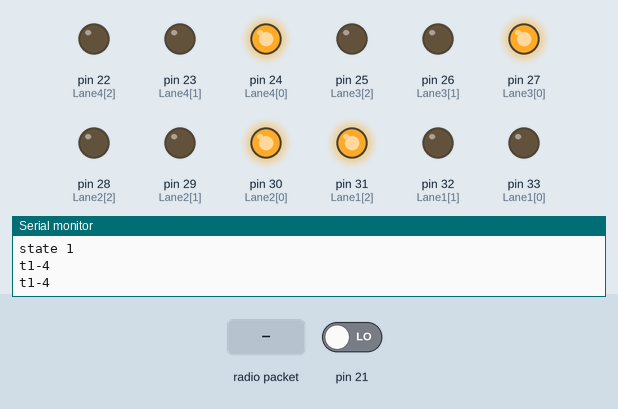
Simulated run of this sketch. Board: Arduino Mega 2560, built with avr-gcc and run on an emulated ATmega2560. Shown: output pins drawn as LEDs (lit = HIGH), the last lines printed to the serial monitor. The test bench sets the inputs (shaded band); at power-on: pin 21 LOW. No radio packets arrive unless stated.

Above: at 1.2 s.
1.3 s: radio packet "0" arrives
4.3 s: pin 21 driven HIGH
At 25.3 s:
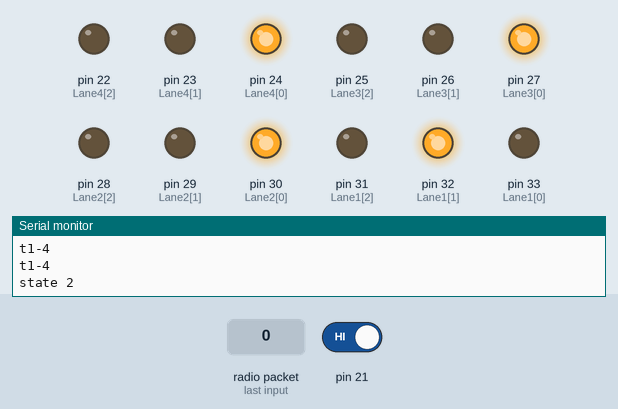
At 31.7 s:
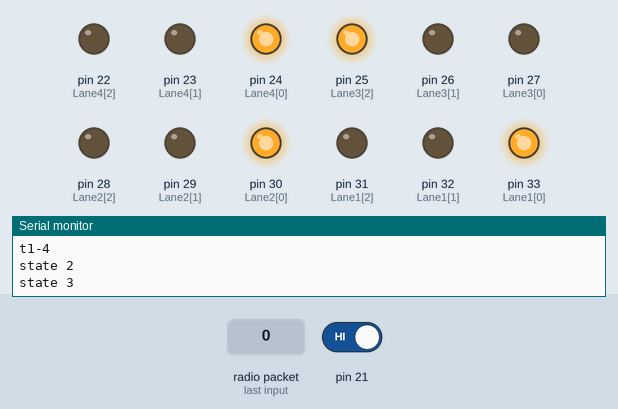
Timing chart, 0 to 35.8 s (numbered marks = the images above; inputs shaded):
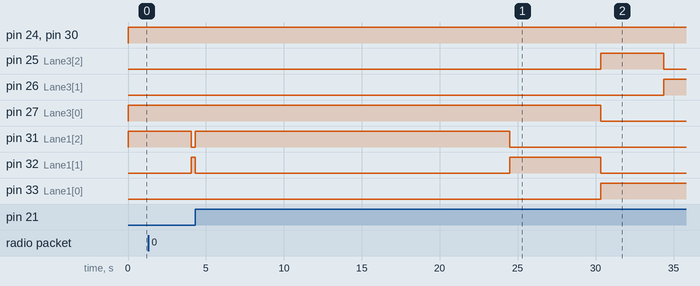

Measured:
- after the input at 4.3 s, pin 22 (Lane4[2]): stays LOW (without the input it goes to HIGH after 9.9 s); pin 23 (Lane4[1]): stays LOW (without the input it goes to HIGH after 13.9 s)

The sketch:

tlcheck.ino
```cpp
#include <SPI.h>
#include <LoRa.h>
#include <MFRC522.h>
#include <math.h>
char temp;


double t=0;
#define SS_PIN 35
#define RST_PIN 36
MFRC522 mfrc522(SS_PIN, RST_PIN);
int Lane1[] = {33,32,31}; // Lane 1 Red, Yellow and Green
int Lane2[] = {30,29,28};// Lane 2 Red, Yellow and Green
int Lane3[] = {27,26,25};// Lane 3 Red, Yellow and Green
int Lane4[] = {24,23,22};// Lane 4 Red, Yellow and Green
int t1=3;
int t2=3;
int t3=3;
int t4=3;
int x1=0,x2=0,x3=0,x4=0,y1=0,y2=0,y3=0,y4=0;

void setup() {
  Serial.begin(9600);
  while (!Serial);

  Serial.println("LoRa Receiver");

  if (!LoRa.begin(433E6)) {
    Serial.println("Starting LoRa failed!");
    while (1);
  }


  for (int i = 0; i < 3; i++)
  {
    pinMode(Lane1[i], OUTPUT);
    pinMode(Lane2[i], OUTPUT);
    pinMode(Lane3[i], OUTPUT);
    pinMode(Lane4[i], OUTPUT);
  }


   for (int i = 0; i < 3; i++)
  {
    digitalWrite(Lane1[i], LOW);
    digitalWrite(Lane2[i], LOW);
    digitalWrite(Lane3[i], LOW);
    digitalWrite(Lane4[i], LOW);
  }


 attachInterrupt(digitalPinToInterrupt(21), blink, CHANGE);
// attachInterrupt(digitalPinToInterrupt(3), ISRR, CHANGE);
 // attachInterrupt(digitalPinToInterrupt(3), blink2, CHANGE);


}
void loop(){
  long long int i;
  int j;
  loraa();
  tim1(x1-y1);


 digitalWrite(Lane1[0], LOW);
   digitalWrite(Lane1[1], LOW);
   digitalWrite(Lane1[2], HIGH);
   digitalWrite(Lane3[0], HIGH);
   digitalWrite(Lane3[1], LOW);
   digitalWrite(Lane3[2], LOW);
   digitalWrite(Lane4[0], HIGH);
   digitalWrite(Lane4[1], LOW);
   digitalWrite(Lane4[2], LOW);
   digitalWrite(Lane2[0], HIGH);
   digitalWrite(Lane2[1], LOW);
   digitalWrite(Lane2[2], LOW);
   Serial.println("state 1");

   for(j=0;j<t1;j++){
    Serial.print("t1-");
    Serial.println(t1);
  for(i=0;i<11428;i++)
  loraa();}
  digitalWrite(Lane1[0], LOW);
   digitalWrite(Lane1[1], HIGH);
   digitalWrite(Lane1[2], LOW);
   digitalWrite(Lane3[0], HIGH);
   digitalWrite(Lane3[1], LOW);
   digitalWrite(Lane3[2], LOW);
   digitalWrite(Lane4[0], HIGH);
   digitalWrite(Lane4[1], LOW);
   digitalWrite(Lane4[2], LOW);
   digitalWrite(Lane2[0], HIGH);
   digitalWrite(Lane2[1], LOW);
   digitalWrite(Lane2[2], LOW);
   Serial.println("state 2");
  for(j=0;j<3;j++){
  for(i=0;i<11428;i++)
  loraa();}

  if((x1-y1)>=5){
    y1=5+y1;
    }
    else{
      y1=x1;
    }
  tim2(x2-y2);
  digitalWrite(Lane1[0], HIGH);
   digitalWrite(Lane1[1], LOW);
   digitalWrite(Lane1[2], LOW);
   digitalWrite(Lane3[0], LOW);
   digitalWrite(Lane3[1], LOW);
   digitalWrite(Lane3[2], HIGH);
   digitalWrite(Lane4[0], HIGH);
   digitalWrite(Lane4[1], LOW);
   digitalWrite(Lane4[2], LOW);
   digitalWrite(Lane2[0], HIGH);
   digitalWrite(Lane2[1], LOW);
   digitalWrite(Lane2[2], LOW);
   Serial.println("state 3");
  for(j=0;j<t2;j++){
  for(i=0;i<11428;i++)
  loraa();}
  digitalWrite(Lane1[0], HIGH);
   digitalWrite(Lane1[1], LOW);
   digitalWrite(Lane1[2], LOW);
   digitalWrite(Lane3[0], LOW);
   digitalWrite(Lane3[1], HIGH);
   digitalWrite(Lane3[2], LOW);
   digitalWrite(Lane4[0], HIGH);
   digitalWrite(Lane4[1], LOW);
   digitalWrite(Lane4[2], LOW);
   digitalWrite(Lane2[0], HIGH);
   digitalWrite(Lane2[1], LOW);
   digitalWrite(Lane2[2], LOW);
   Serial.println("state 4");
  for(j=0;j<3;j++){
  for(i=0;i<11428;i++)
  loraa();}

  if((x2-y2)>=10){
    y2=5+y2;
    }
    else{
      y2=x2;
    }
   tim3(x3-y3);
  digitalWrite(Lane1[0], HIGH);
   digitalWrite(Lane1[1], LOW);
   digitalWrite(Lane1[2], LOW);
   digitalWrite(Lane3[0], HIGH);
   digitalWrite(Lane3[1], LOW);
   digitalWrite(Lane3[2], LOW);
   digitalWrite(Lane4[0], LOW);
   digitalWrite(Lane4[1], LOW);
   digitalWrite(Lane4[2], HIGH);
   digitalWrite(Lane2[0], HIGH);
   digitalWrite(Lane2[1], LOW);
   digitalWrite(Lane2[2], LOW);
   Serial.println("state 5");
  for(j=0;j<t3;j++){
  for(i=0;i<11428;i++)
  loraa();}

  digitalWrite(Lane1[0], HIGH);
   digitalWrite(Lane1[1], LOW);
   digitalWrite(Lane1[2], LOW);
   digitalWrite(Lane3[0], HIGH);
   digitalWrite(Lane3[1], LOW);
   digitalWrite(Lane3[2], LOW);
   digitalWrite(Lane4[0], LOW);
   digitalWrite(Lane4[1], HIGH);
   digitalWrite(Lane4[2], LOW);
   digitalWrite(Lane2[0], HIGH);
   digitalWrite(Lane2[1], LOW);
   digitalWrite(Lane2[2], LOW);
   Serial.println("state 6");
  for(j=0;j<3;j++){
  for(i=0;i<11428;i++)
  loraa();}

  if((x3-y3)>=5){
    y3=5+y3;
    }
    else{
      y3=x3;
    }
    tim4(x4-y4);
  digitalWrite(Lane1[0], HIGH);
   digitalWrite(Lane1[1], LOW);
   digitalWrite(Lane1[2], LOW);
   digitalWrite(Lane3[0], HIGH);
   digitalWrite(Lane3[1], LOW);
   digitalWrite(Lane3[2], LOW);
   digitalWrite(Lane4[0], HIGH);
   digitalWrite(Lane4[1], LOW);
   digitalWrite(Lane4[2], LOW);
   digitalWrite(Lane2[0], LOW);
   digitalWrite(Lane2[1], LOW);
   digitalWrite(Lane2[2], HIGH);
   Serial.println("state 7");
   for(j=0;j<t4;j++){
  for(i=0;i<11428;i++)
  loraa();}
  digitalWrite(Lane1[0], HIGH);
   digitalWrite(Lane1[1], LOW);
   digitalWrite(Lane1[2], LOW);
   digitalWrite(Lane3[0], HIGH);
   digitalWrite(Lane3[1], LOW);
   digitalWrite(Lane3[2], LOW);
   digitalWrite(Lane4[0], HIGH);
   digitalWrite(Lane4[1], LOW);
   digitalWrite(Lane4[2], LOW);
   digitalWrite(Lane2[0], LOW);
   digitalWrite(Lane2[1], HIGH);
   digitalWrite(Lane2[2], LOW);
   Serial.println("state 8");
  for(j=0;j<3;j++){
  for(i=0;i<11428;i++)
  loraa();}
  if((x4-y4)>=5){
    y4=5+y4;
    }
    else{
      y4=x4;
    }
}


void loraa() {
  // try to parse packet
  int packetSize = LoRa.parsePacket();
  int sizee = packetSize;

  if (packetSize) {
    // received a packet
    //Serial.println("Received packet ");

    // read packet
    while (LoRa.available()) {
     // Serial.print((char)LoRa.read());
      double q = 0;
      temp=(char)LoRa.read();
      q = temp - '0';
      sizee--;
      t = t + q*(pow(10,sizee));

    }
    //Serial.print("t");
    //Serial.println(t);

    int q = (int)t;
    //Serial.println(q);
    if((q%10==0)){q=q+1;}
    //Serial.println(q);
    if(q%10==1){
      //Serial.println(t);
      t=t/10;
      //Serial.println("lane1-");
      //Serial.println(floor(t));
      x1 = floor(t);
      Serial.println("");
      Serial.println(x1);
      }
      if(q%10==2) {
         //Serial.println(t);
        t=t/10;
        //Serial.print("lane2-");
      //Serial.println(floor(t));
      x2 = floor(t);
        }
       if(q%10==3) {
         //Serial.println(t);
        t=t/10;
        //Serial.print("lane3-");
      //Serial.println(floor(t));
      x3 = floor(t);
        }
        if(q%10==4) {
         //Serial.println(t);
        t=t/10;
        //Serial.print("lane4-");
      //Serial.println(floor(t));
      x4 = floor(t);
        }

    t=0;
   }


}


void tim1(double cn1){
  int timee;
    if(cn1<=1){
      timee=4;
    }
    else if(cn1>5){
      timee=30;
    }
    else{
      timee=(int)30*cn1/5;
    }
      t1=timee;
    }
void tim2(double cn2){
  int timee;
    if(cn2<=1){
      timee=4;
    }
        else if(cn2>5){
      timee=30;
    }
    else{
      timee=(int)30*cn2/5;
    }
      t2=timee;
    }
  void tim3(double cn3){
  int timee;
    if(cn3<=1){
      timee=4;
    }
        else if(cn3>5){
      timee=30;
    }
    else{
      timee=(int)30*cn3/5;
    }
      t3=timee;
    }
 void tim4(double cn4){
  int timee;
    if(cn4<=1){
      timee=4;
    }
        else if(cn4>5){
      timee=30;
    }
    else{
      timee=(int)30*cn4/5;
    }
      t4=timee;
    }


void blink() {
  int j;
  long long int i;
   //ISR function
  //Serial.println("state");
   digitalWrite(Lane1[2], HIGH);
   digitalWrite(Lane1[0], LOW);
   digitalWrite(Lane1[1], LOW);
   digitalWrite(Lane3[0], HIGH);
   digitalWrite(Lane3[1], LOW);
   digitalWrite(Lane3[2], LOW);
   digitalWrite(Lane4[0], HIGH);
   digitalWrite(Lane4[1], LOW);
   digitalWrite(Lane4[2], LOW);
   digitalWrite(Lane2[0], HIGH);
   digitalWrite(Lane2[2], LOW);
   digitalWrite(Lane2[1], LOW);
  for(j=0;j<20;j++){
  for(i=0;i<11428;i++)
  loraa();}

  digitalWrite(Lane1[2], LOW);
   digitalWrite(Lane1[0], LOW);
   digitalWrite(Lane1[1], HIGH);
   digitalWrite(Lane3[0], HIGH);
   digitalWrite(Lane3[1], LOW);
   digitalWrite(Lane3[2], LOW);
   digitalWrite(Lane4[0], HIGH);
   digitalWrite(Lane4[1], LOW);
   digitalWrite(Lane4[2], LOW);
   digitalWrite(Lane2[0], HIGH);
   digitalWrite(Lane2[2], LOW);
   digitalWrite(Lane2[1], LOW);
  for(j=0;j<3;j++){
  for(i=0;i<11428;i++)
  loraa();}
  // Serial.println("state");
  }


//void ISRR() {
//  int j;
//  long long int i;
//   //ISR function
//  //Serial.println("state");
//   digitalWrite(Lane1[2], LOW);
//   digitalWrite(Lane1[0], HIGH);
//   digitalWrite(Lane1[1], LOW);
//   digitalWrite(Lane3[0], LOW);
//   digitalWrite(Lane3[1], LOW);
//   digitalWrite(Lane3[2], HIGH);
//   digitalWrite(Lane4[0], HIGH);
//   digitalWrite(Lane4[1], LOW);
//   digitalWrite(Lane4[2], LOW);
//   digitalWrite(Lane2[0], HIGH);
//   digitalWrite(Lane2[2], LOW);
//   digitalWrite(Lane2[1], LOW);
//  for(j=0;j<7;j++){
//  for(i=0;i<11428;i++)
//  loraa();}
//}
////  digitalWrite(Lane1[2], LOW);
////   digitalWrite(Lane1[0], HIGH);
////   digitalWrite(Lane1[1], LOW);
////   digitalWrite(Lane3[0], LOW);
////   digitalWrite(Lane3[1], HIGH);
////   digitalWrite(Lane3[2], LOW);
////   digitalWrite(Lane4[0], HIGH);
////   digitalWrite(Lane4[1], LOW);
////   digitalWrite(Lane4[2], LOW);
////   digitalWrite(Lane2[0], HIGH);
////   digitalWrite(Lane2[2], LOW);
////   digitalWrite(Lane2[1], LOW);
////  for(j=0;j<3;j++){
////  for(i=0;i<11428;i++)
////  loraa();}
////  // Serial.println("state");
////}
```
